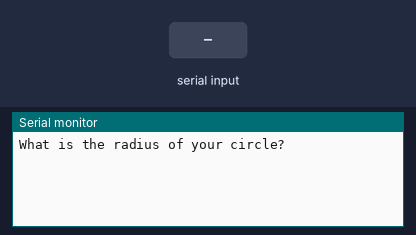
This sketch was run on a simulated Arduino Uno, built with avr-gcc and run on an emulated ATmega328P. Parts: the last lines printed to the serial monitor. The test bench sets the inputs (shaded band).

Above: at 1.2 s.
1.3 s: "90,45\n" received over Serial
At 2.2 s:
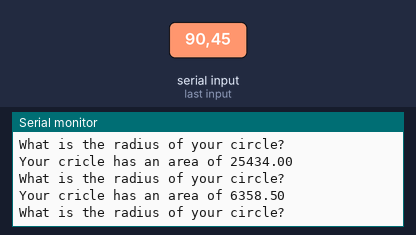
2.8 s: "30,150\n" received over Serial
At 4.7 s:
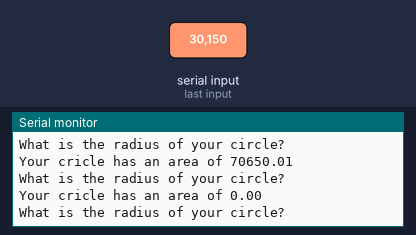
Timing chart, 0 to 6.2 s (numbered marks = the images above; inputs shaded):
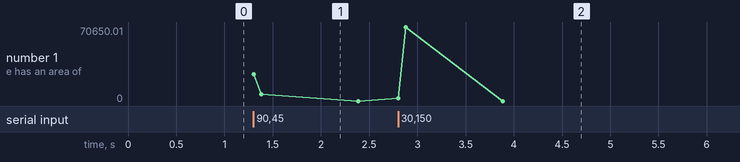

The sketch:

18-Reading-From-Serial.ino
```cpp
/**
 * Lesson 18 — Reading from Serial Monitor

How to take in information from the serialMonitor and use it in the program


 */

float radius;
String msg = "What is the radius of your circle?";
float area;
String msg2 = "Your cricle has an area of ";
float pi = 3.14;

int wT = 250;

void setup() {
  Serial.begin(9600);
  //pinMode(redPin, OUTPUT);
}

void loop() {
  Serial.println(msg);

  while(Serial.available()==0){

  }
  radius = Serial.parseFloat();

  area = pi*radius*radius;

  Serial.print(msg2);
  Serial.println(area);


  /*
  numBlinks = Serial.parseInt();

  for(int i = 0; i < numBlinks; i++){
    digitalWrite(redPin,HIGH);
    delay(bT);
    digitalWrite(redPin,LOW);
    delay(bT);
  }*/
}
```

Measured:
- after the input at 1.3 s, the serial monitor: prints a new line at once (image 1)
- after the input at 2.8 s, the serial monitor: prints a new line at once (image 2)
